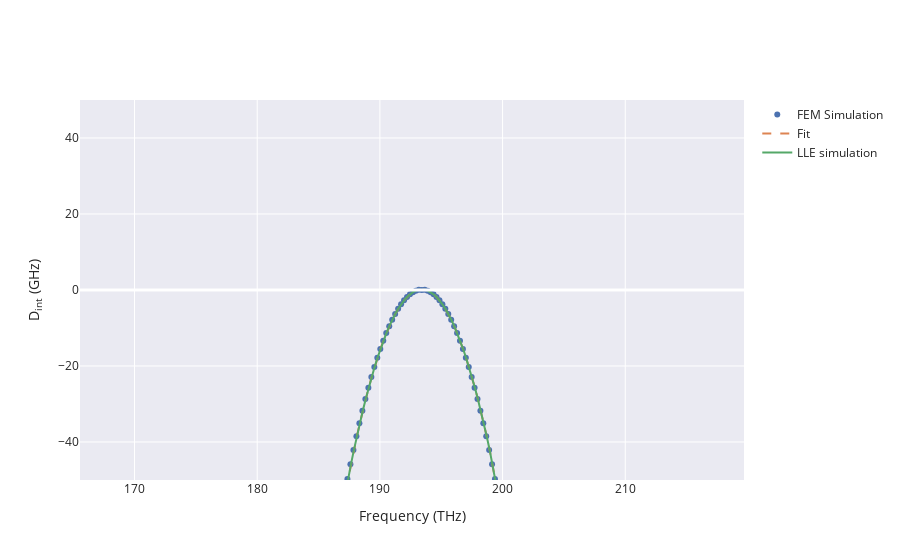

Write notebook code for a chart like this one.
### Code cell
fig = solverp1.Analyze(plot=True)
fig.update_yaxes(range = [-50, 50], title = 'D<sub>int</sub> (GHz)')
fig.show()
